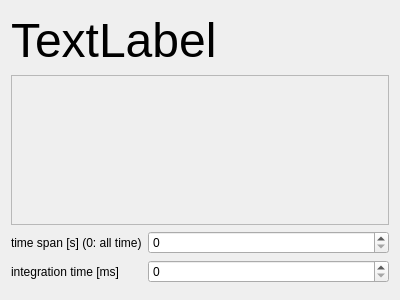
<?xml version="1.0" encoding="UTF-8"?>
<ui version="4.0">
 <class>Panel</class>
 <widget class="QWidget" name="Panel">
  <property name="geometry">
   <rect>
    <x>0</x>
    <y>0</y>
    <width>400</width>
    <height>300</height>
   </rect>
  </property>
  <property name="windowTitle">
   <string>Form</string>
  </property>
  <layout class="QVBoxLayout" name="verticalLayout">
   <item>
    <widget class="HugeDisplay" name="counts">
     <property name="minimumSize">
      <size>
       <width>0</width>
       <height>40</height>
      </size>
     </property>
     <property name="font">
      <font>
       <pointsize>36</pointsize>
      </font>
     </property>
     <property name="text">
      <string>TextLabel</string>
     </property>
    </widget>
   </item>
   <item>
    <widget class="TimeTracePlot" name="plot">
     <property name="minimumSize">
      <size>
       <width>0</width>
       <height>150</height>
      </size>
     </property>
     <property name="frameShape">
      <enum>QFrame::StyledPanel</enum>
     </property>
     <property name="frameShadow">
      <enum>QFrame::Raised</enum>
     </property>
    </widget>
   </item>
   <item>
    <layout class="QFormLayout" name="formLayout">
     <item row="0" column="0">
      <widget class="QLabel" name="label">
       <property name="text">
        <string>time span [s] (0: all time)</string>
       </property>
      </widget>
     </item>
     <item row="0" column="1">
      <widget class="QSpinBox" name="t_range"/>
     </item>
     <item row="1" column="0">
      <widget class="QLabel" name="label_2">
       <property name="text">
        <string>integration time [ms]</string>
       </property>
      </widget>
     </item>
     <item row="1" column="1">
      <widget class="QSpinBox" name="integration_time"/>
     </item>
    </layout>
   </item>
  </layout>
 </widget>
 <customwidgets>
  <customwidget>
   <class>TimeTracePlot</class>
   <extends>QFrame</extends>
   <header>plot/time_trace_plot.h</header>
   <container>1</container>
  </customwidget>
  <customwidget>
   <class>HugeDisplay</class>
   <extends>QLabel</extends>
   <header>plot/layout.h</header>
  </customwidget>
 </customwidgets>
 <resources/>
 <connections/>
</ui>
